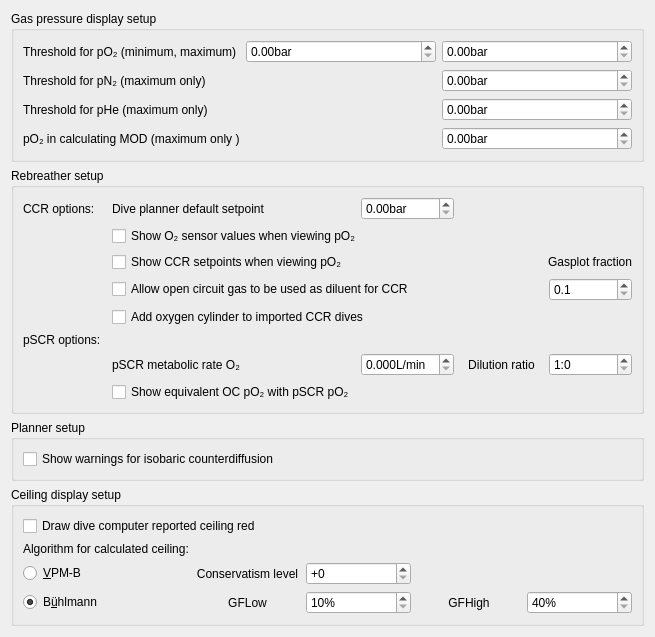
<?xml version="1.0" encoding="UTF-8"?>
<ui version="4.0">
 <class>PreferencesGraph</class>
 <widget class="QWidget" name="PreferencesGraph">
  <property name="geometry">
   <rect>
    <x>0</x>
    <y>0</y>
    <width>655</width>
    <height>634</height>
   </rect>
  </property>
  <property name="windowTitle">
   <string>Form</string>
  </property>
  <layout class="QVBoxLayout" name="verticalLayout">
   <item>
    <widget class="QGroupBox" name="groupBox_4">
     <property name="title">
      <string>Gas pressure display setup</string>
     </property>
     <layout class="QGridLayout" name="gridLayout_1">
      <item row="0" column="0">
       <widget class="QLabel" name="label_12">
        <property name="enabled">
         <bool>true</bool>
        </property>
        <property name="text">
         <string>Threshold for pO₂ (minimum, maximum)</string>
        </property>
       </widget>
      </item>
      <item row="0" column="1">
       <widget class="QDoubleSpinBox" name="po2ThresholdMin">
        <property name="enabled">
         <bool>true</bool>
        </property>
        <property name="suffix">
         <string>bar</string>
        </property>
        <property name="singleStep">
         <double>0.010000000000000</double>
        </property>
       </widget>
      </item>
      <item row="0" column="2">
       <widget class="QDoubleSpinBox" name="po2ThresholdMax">
        <property name="enabled">
         <bool>true</bool>
        </property>
        <property name="suffix">
         <string>bar</string>
        </property>
        <property name="singleStep">
         <double>0.100000000000000</double>
        </property>
       </widget>
      </item>
      <item row="1" column="0">
       <widget class="QLabel" name="label_13">
        <property name="enabled">
         <bool>true</bool>
        </property>
        <property name="text">
         <string>Threshold for pN₂ (maximum only)</string>
        </property>
       </widget>
      </item>
      <item row="1" column="2">
       <widget class="QDoubleSpinBox" name="pn2Threshold">
        <property name="enabled">
         <bool>true</bool>
        </property>
        <property name="suffix">
         <string>bar</string>
        </property>
        <property name="singleStep">
         <double>0.100000000000000</double>
        </property>
       </widget>
      </item>
      <item row="2" column="0">
       <widget class="QLabel" name="label_17">
        <property name="enabled">
         <bool>true</bool>
        </property>
        <property name="text">
         <string>Threshold for pHe (maximum only)</string>
        </property>
       </widget>
      </item>
      <item row="2" column="2">
       <widget class="QDoubleSpinBox" name="pheThreshold">
        <property name="enabled">
         <bool>true</bool>
        </property>
        <property name="suffix">
         <string>bar</string>
        </property>
        <property name="singleStep">
         <double>0.100000000000000</double>
        </property>
       </widget>
      </item>
      <item row="3" column="0">
       <widget class="QLabel" name="label_18">
        <property name="enabled">
         <bool>true</bool>
        </property>
        <property name="text">
         <string>pO₂ in calculating MOD (maximum only )</string>
        </property>
       </widget>
      </item>
      <item row="3" column="2">
       <widget class="QDoubleSpinBox" name="maxpo2">
        <property name="enabled">
         <bool>true</bool>
        </property>
        <property name="suffix">
         <string>bar</string>
        </property>
        <property name="singleStep">
         <double>0.100000000000000</double>
        </property>
       </widget>
      </item>
     </layout>
    </widget>
   </item>
   <item>
    <widget class="QGroupBox" name="groupBox_5">
     <property name="title">
      <string>Rebreather setup</string>
     </property>
     <layout class="QGridLayout" name="gridLayout_2">
      <item row="0" column="0">
       <widget class="QLabel" name="label_26">
        <property name="text">
         <string>CCR options:</string>
        </property>
       </widget>
      </item>
      <item row="0" column="1">
       <widget class="QLabel" name="label_27">
        <property name="text">
         <string>Dive planner default setpoint</string>
        </property>
       </widget>
      </item>
      <item row="0" column="2">
       <widget class="QDoubleSpinBox" name="defaultSetpoint">
        <property name="suffix">
         <string>bar</string>
        </property>
        <property name="decimals">
         <number>2</number>
        </property>
        <property name="maximum">
         <double>10.000000000000000</double>
        </property>
        <property name="singleStep">
         <double>0.100000000000000</double>
        </property>
       </widget>
      </item>
      <item row="1" column="1" colspan="2">
       <widget class="QCheckBox" name="show_ccr_sensors">
        <property name="text">
         <string>Show O₂ sensor values when viewing pO₂</string>
        </property>
       </widget>
      </item>
      <item row="2" column="1" colspan="2">
       <widget class="QCheckBox" name="show_ccr_setpoint">
        <property name="text">
         <string>Show CCR setpoints when viewing pO₂</string>
        </property>
       </widget>
      </item>
      <item row="3" column="1" colspan="2">
       <widget class="QCheckBox" name="allowOcGasAsDiluent">
        <property name="text">
         <string>Allow open circuit gas to be used as diluent for CCR</string>
        </property>
       </widget>
      </item>
      <item row="4" column="1" colspan="2">
       <widget class="QCheckBox" name="ccr_add_o2_cylinder">
        <property name="text">
         <string>Add oxygen cylinder to imported CCR dives</string>
        </property>
       </widget>
      </item>
      <item row="5" column="0">
       <widget class="QLabel" name="pSCR">
        <property name="text">
         <string>pSCR options:</string>
        </property>
       </widget>
      </item>
      <item row="6" column="1">
       <widget class="QLabel" name="MetabolicRate">
        <property name="text">
         <string>pSCR metabolic rate O₂</string>
        </property>
       </widget>
      </item>
      <item row="6" column="2">
       <widget class="QDoubleSpinBox" name="psro2rate">
        <property name="suffix">
         <string>L/min</string>
        </property>
        <property name="decimals">
         <number>3</number>
        </property>
       </widget>
      </item>
      <item row="6" column="3">
       <widget class="QLabel" name="label_28">
        <property name="text">
         <string>Dilution ratio</string>
        </property>
        <property name="alignment">
         <set>Qt::AlignCenter</set>
        </property>
       </widget>
      </item>
      <item row="6" column="4">
       <widget class="QSpinBox" name="pscrfactor">
        <property name="suffix">
         <string/>
        </property>
        <property name="prefix">
         <string>1:</string>
        </property>
       </widget>
      </item>
      <item row="7" column="1">
       <widget class="QCheckBox" name="show_scr_ocpo2">
        <property name="text">
         <string>Show equivalent OC pO₂ with pSCR pO₂</string>
        </property>
       </widget>
      </item>
      <item row="3" column="4">
       <widget class="QDoubleSpinBox" name="gasplot_frac">
        <property name="decimals">
         <number>1</number>
        </property>
        <property name="minimum">
         <double>0.100000000000000</double>
        </property>
        <property name="maximum">
         <double>0.700000000000000</double>
        </property>
        <property name="singleStep">
         <double>0.100000000000000</double>
        </property>
       </widget>
      </item>
      <item row="2" column="3" colspan="2">
       <widget class="QLabel" name="label">
        <property name="text">
         <string>Gasplot fraction</string>
        </property>
        <property name="alignment">
         <set>Qt::AlignRight|Qt::AlignTrailing|Qt::AlignVCenter</set>
        </property>
       </widget>
      </item>
     </layout>
    </widget>
   </item>
   <item>
    <widget class="QGroupBox" name="groupBox_6">
     <property name="title">
      <string>Planner setup</string>
     </property>
     <layout class="QGridLayout" name="gridLayout_3">
      <item row="0" column="0">
       <widget class="QCheckBox" name="show_icd">
        <property name="text">
         <string>Show warnings for isobaric counterdiffusion</string>
        </property>
       </widget>
      </item>
     </layout>
    </widget>
   </item>
   <item>
    <widget class="QGroupBox" name="groupBox_7">
     <property name="title">
      <string>Ceiling display setup</string>
     </property>
     <layout class="QGridLayout" name="gridLayout_4">
      <item row="3" column="3">
       <widget class="QLabel" name="label_GFhigh">
        <property name="text">
         <string>GFHigh</string>
        </property>
        <property name="alignment">
         <set>Qt::AlignCenter</set>
        </property>
       </widget>
      </item>
      <item row="3" column="0">
       <widget class="QRadioButton" name="buehlmann">
        <property name="text">
         <string>B&amp;ühlmann</string>
        </property>
        <property name="checked">
         <bool>true</bool>
        </property>
       </widget>
      </item>
      <item row="1" column="0">
       <widget class="QLabel" name="label_22">
        <property name="enabled">
         <bool>true</bool>
        </property>
        <property name="text">
         <string>Algorithm for calculated ceiling:</string>
        </property>
       </widget>
      </item>
      <item row="3" column="2">
       <widget class="QSpinBox" name="gflow">
        <property name="suffix">
         <string>%</string>
        </property>
        <property name="minimum">
         <number>10</number>
        </property>
        <property name="maximum">
         <number>150</number>
        </property>
       </widget>
      </item>
      <item row="2" column="1">
       <widget class="QLabel" name="label_VPMB">
        <property name="text">
         <string>Conservatism level</string>
        </property>
        <property name="alignment">
         <set>Qt::AlignCenter</set>
        </property>
       </widget>
      </item>
      <item row="2" column="2">
       <widget class="QSpinBox" name="vpmb_conservatism">
        <property name="prefix">
         <string>+</string>
        </property>
        <property name="minimum">
         <number>0</number>
        </property>
        <property name="maximum">
         <number>4</number>
        </property>
       </widget>
      </item>
      <item row="0" column="0" colspan="2">
       <widget class="QCheckBox" name="red_ceiling">
        <property name="enabled">
         <bool>true</bool>
        </property>
        <property name="text">
         <string>Draw dive computer reported ceiling red</string>
        </property>
       </widget>
      </item>
      <item row="2" column="0">
       <widget class="QRadioButton" name="vpmb">
        <property name="text">
         <string>&amp;VPM-B</string>
        </property>
       </widget>
      </item>
      <item row="3" column="4">
       <widget class="QSpinBox" name="gfhigh">
        <property name="suffix">
         <string>%</string>
        </property>
        <property name="minimum">
         <number>40</number>
        </property>
        <property name="maximum">
         <number>150</number>
        </property>
       </widget>
      </item>
      <item row="3" column="1">
       <widget class="QLabel" name="label_GFlow">
        <property name="text">
         <string>GFLow</string>
        </property>
        <property name="alignment">
         <set>Qt::AlignCenter</set>
        </property>
       </widget>
      </item>
     </layout>
    </widget>
   </item>
   <item>
    <spacer name="verticalSpacer">
     <property name="orientation">
      <enum>Qt::Vertical</enum>
     </property>
     <property name="sizeHint" stdset="0">
      <size>
       <width>20</width>
       <height>40</height>
      </size>
     </property>
    </spacer>
   </item>
  </layout>
 </widget>
 <tabstops>
  <tabstop>po2ThresholdMin</tabstop>
  <tabstop>po2ThresholdMax</tabstop>
  <tabstop>pn2Threshold</tabstop>
  <tabstop>pheThreshold</tabstop>
  <tabstop>maxpo2</tabstop>
  <tabstop>defaultSetpoint</tabstop>
  <tabstop>show_ccr_sensors</tabstop>
  <tabstop>show_ccr_setpoint</tabstop>
  <tabstop>ccr_add_o2_cylinder</tabstop>
  <tabstop>psro2rate</tabstop>
  <tabstop>pscrfactor</tabstop>
  <tabstop>show_scr_ocpo2</tabstop>
  <tabstop>show_icd</tabstop>
  <tabstop>red_ceiling</tabstop>
  <tabstop>vpmb</tabstop>
  <tabstop>vpmb_conservatism</tabstop>
  <tabstop>buehlmann</tabstop>
  <tabstop>gflow</tabstop>
  <tabstop>gfhigh</tabstop>
 </tabstops>
 <resources/>
 <connections/>
</ui>
